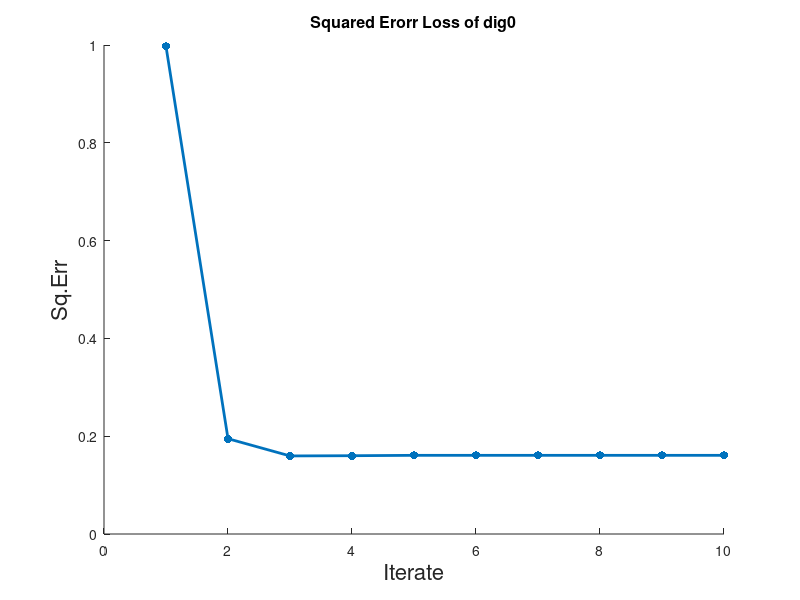
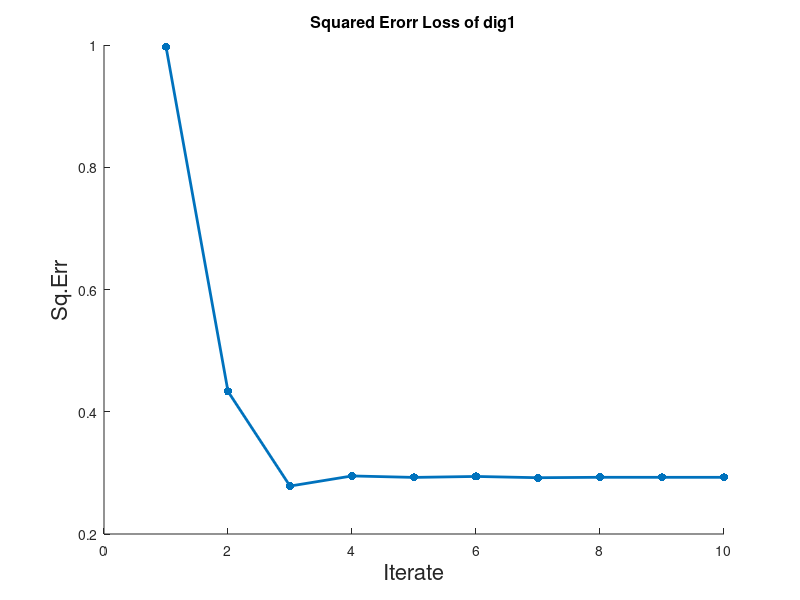
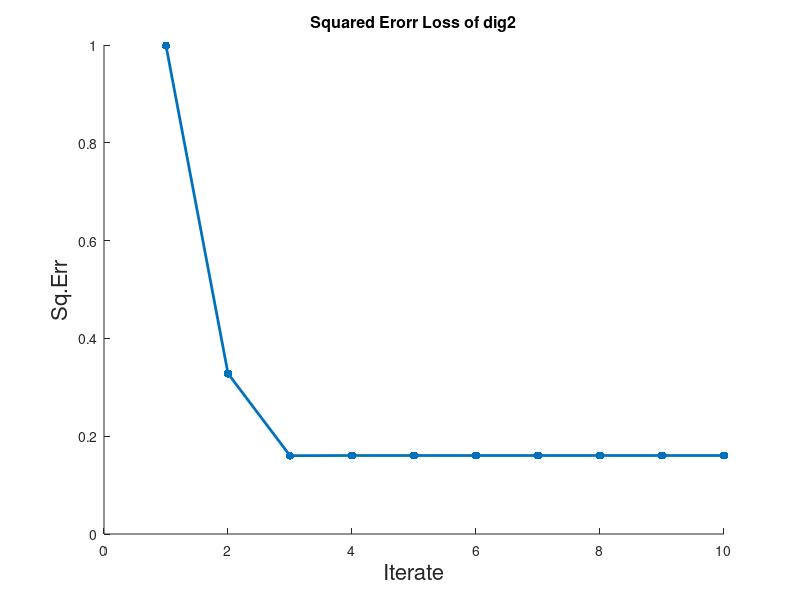
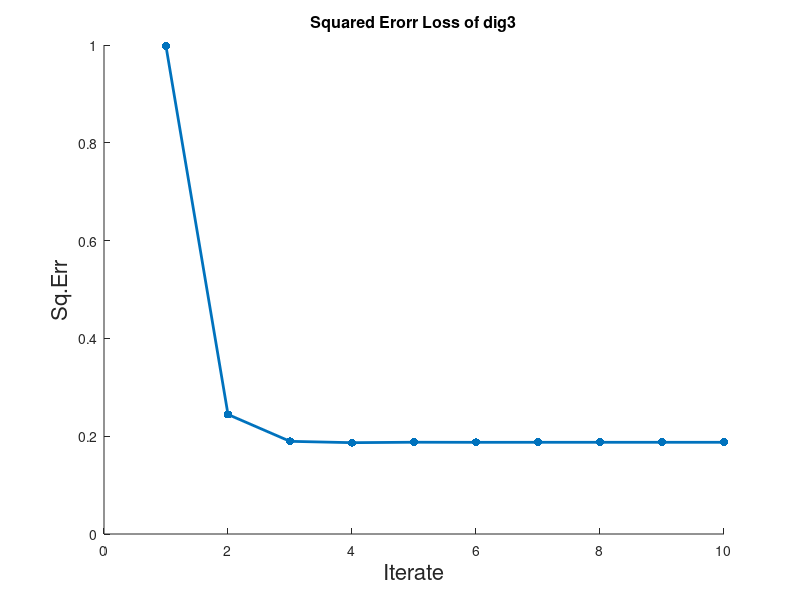

The MATLAB script that drew these images, in order:
% Plot the curve of the error
clear;clc;
n_Iterates = 10;
Sq_Err = zeros(10, n_Iterates);  % from dig0 to dig9
% Forgot to save automatically, type according to the screenshot (real experiment results)
Sq_Err(1,:) = [0.9971,0.1949,0.15966,0.1601,0.16088,0.16088,0.16088,0.16088,0.16088,0.16088];
Sq_Err(2,:) = [0.99733,0.43323,0.27843,0.29498,0.29259,0.29415,0.29209,0.29278,0.29274,0.29274];
Sq_Err(3,:) = [0.99882,0.32814,0.16018,0.16051,0.16051,0.16051,0.16051,0.16051,0.16051,0.16051];
Sq_Err(4,:) = [0.99735,0.24442,0.18951,0.18677,0.18767,0.18749,0.18755,0.18755,0.18755,0.18755];
Sq_Err(5,:) = [0.99682,0.11824,0.1095,0.10934,0.10934,0.10934,0.10934,0.10934,0.10934,0.10934];
Sq_Err(6,:) = [0.99708,0.20488,0.15327,0.1533,0.15331,0.15331,0.15331,0.15331,0.15331,0.15331];
Sq_Err(7,:) = [0.99853,0.62833,0.096441,0.095958,0.095959,0.095959,0.095959,0.095959,0.095959,0.095959];
Sq_Err(8,:) = [0.99702,0.31973,0.1923,0.19268,0.19269,0.19269,0.19269,0.19269,0.19269,0.19269];
Sq_Err(9,:) = [0.99709,0.17863,0.13424,0.1346,0.13459,0.13459,0.13459,0.13459,0.13459,0.13459];
Sq_Err(10,:) = [0.99705,0.2149,0.10526,0.10445,0.10429,0.10429,0.10429,0.10429,0.10429,0.10429];

x = 1:1:10;
for i = 1:1:10
    figure(i)
    scatter(x, Sq_Err(i,:),'filled')
    hold on
    plot(x, Sq_Err(i,:),'linewidth',2)
    xlabel('Iterate','FontSize', 16);
    ylabel('Sq.Err','FontSize', 16);
    title(['\fontsize{16}Squared Erorr Loss of dig', num2str(i-1)]);
end